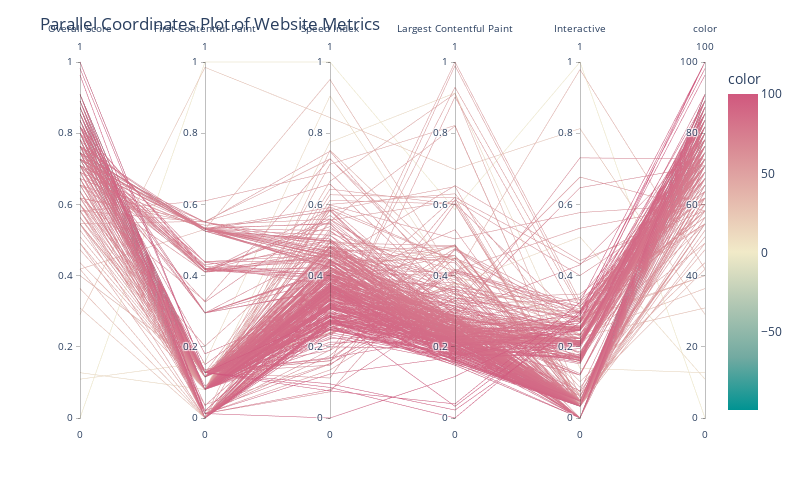

Source (notebook cell):
### Code cell
color_scale = px.colors.diverging.Tealrose  # choose any available color scale

# Specify only numeric columns
numeric_cols = ["overall_score", "first_contentful_paint", "speed_index", "largest_contentful_paint", "interactive"]

# Normalize your data for better visualization, especially if the metrics are on different scales
data_normalized = (data[numeric_cols] - data[numeric_cols].min()) / (data[numeric_cols].max() - data[numeric_cols].min())

# Append the 'url' column from the original dataframe
data_normalized['url'] = data['url']

# Append the 'url' column from the original dataframe
data_normalized['url'] = data['url']

fig = px.parallel_coordinates(
    data_normalized, 
    color=data_normalized["overall_score"] * 100,  # or any other variable of interest
    labels={
        "url": "URL",
        "overall_score": "Overall Score",
        "first_contentful_paint": "First Contentful Paint",
        "speed_index": "Speed Index",
        "largest_contentful_paint": "Largest Contentful Paint",
        "interactive": "Interactive"
    },
    color_continuous_scale=color_scale,
    color_continuous_midpoint=0.5  # This can be changed to adjust the color scale midpoint
)

# Modify the layout
fig.update_layout(
    title='Parallel Coordinates Plot of Website Metrics',
    autosize=False,
    width=800,
    height=500
)

# Save the plot
pio.write_html(fig, "../../fam-report-site/public/Web-Analytics/parallel_coordinates.html")
fig.show()

### Figure 1 — Plotly figure (JSON) as saved in the notebook; plotly's stock layout.template omitted (floating-point values rounded to 4 significant figures; data arrays with more than 128 entries replaced by an {"elided": "..."} marker saying what was removed)
{"data": [{"dimensions": [{"label": "Overall Score", "values": {"elided": "405 float values"}}, {"label": "First Contentful Paint", "values": {"elided": "405 float values"}}, {"label": "Speed Index", "values": {"elided": "405 float values"}}, {"label": "Largest Contentful Paint", "values": {"elided": "405 float values"}}, {"label": "Interactive", "values": {"elided": "405 float values"}}, {"label": "color", "values": {"elided": "405 float values"}}], "domain": {"x": [0, 1], "y": [0, 1]}, "line": {"color": {"elided": "405 float values"}, "coloraxis": "coloraxis"}, "name": "", "type": "parcoords"}], "layout": {"autosize": false, "coloraxis": {"cmid": 0.5, "colorbar": {"title": {"text": "color"}}, "colorscale": [[0, "rgb(0, 147, 146)"], [0.1667, "rgb(114, 170, 161)"], [0.3333, "rgb(177, 199, 179)"], [0.5, "rgb(241, 234, 200)"], [0.6667, "rgb(229, 185, 173)"], [0.8333, "rgb(217, 137, 148)"], [1, "rgb(208, 88, 126)"]]}, "height": 500, "legend": {"tracegroupgap": 0}, "margin": {"t": 60}, "title": {"text": "Parallel Coordinates Plot of Website Metrics"}, "width": 800}}
